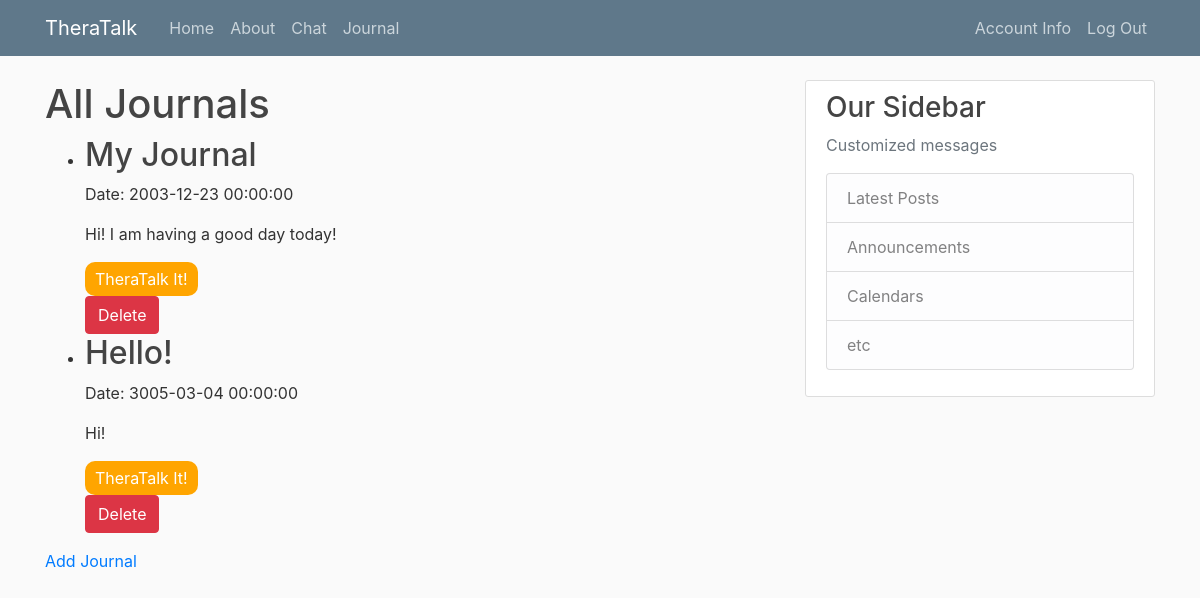
Before: /journal (signed in) with the older database file.
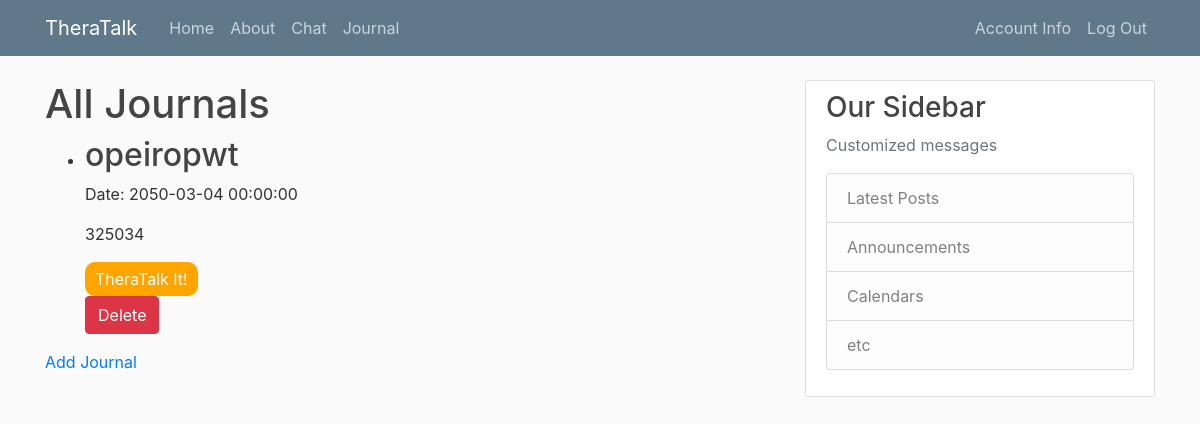
After: the same page with the newer database file.
### flaskShell/models.py (models this page shows, shortened)
class Journal(db.Model):
	id = db.Column(db.Integer, primary_key=True)
	title = db.Column(db.String(100), nullable=False)
	date = db.Column(db.DateTime, nullable=False, default=datetime.utcnow)
	content = db.Column(db.Text, nullable=False)

### flaskShell/routes.py (the view)
@app.route("/journal")
@login_required
def journals():
    journals = Journal.query.all()
    return render_template("journal.html", journals=journals)

### flaskShell/models.py (called while the page is built)
@loginManager.user_loader
def loadUser(user_id):
	return User.query.get(int(user_id))

### flaskShell/templates/journal.html
{% extends "layout.html" %}
{% block content %}
<h1>All Journals</h1>
<ul>
    {% for journal in journals %}
        <li>
            <h2>{{ journal.title }}</h2>
            <p>Date: {{ journal.date.strftime("%Y-%m-%d %H:%M:%S") }}</p>
            <p>{{ journal.content }}</p>
            <a href="/chat" style="display: inline-block; background-color: orange; padding: 5px 10px; border: none; color: white; text-decoration: none; text-align: center; border-radius: 10px; transition: transform 0.2s;"
        onmouseover="this.style.transform='scale(1.1)';"
        onmouseout="this.style.transform='scale(1)';">
    TheraTalk It!
            </a>
            <form method="POST" action="{{ url_for('delete_journal', journal_id=journal.id) }}">
                <button type="submit" class="btn btn-danger">Delete</button>
            </form>
        </li>
    {% endfor %}
</ul>
<a href="/add_journal">Add Journal</a>
{% endblock %}

### flaskShell/templates/layout.html (shortened to what this page needs)
<!DOCTYPE html>
<html>
<head>
    <link rel="stylesheet" href="https://maxcdn.bootstrapcdn.com/bootstrap/4.0.0/css/bootstrap.min.css">
    <link rel="stylesheet" type="text/css" href="{{ url_for('static', filename='main.css') }}">
</head>
<body>
<header class="site-header">
      <nav class="navbar navbar-expand-md navbar-dark bg-steel fixed-top">
        <div class="container">
          <a class="navbar-brand mr-4" href="/">TheraTalk</a>
          <div class="collapse navbar-collapse" id="navbarToggle">
            <div class="navbar-nav mr-auto">
              <a class="nav-item nav-link" href="/">Home</a>
              <a class="nav-item nav-link" href="/about">About</a>
              <a class="nav-item nav-link" href="/chat">Chat</a>
              <a class="nav-item nav-link" href="/journal">Journal</a>
            </div>
            <div class="navbar-nav">
              {% if current_user.is_authenticated %}
                <a class="nav-item nav-link" href="/account">Account Info</a>
                <a class="nav-item nav-link" href="/logout">Log Out</a>
              {% else %}
                <a class="nav-item nav-link" href="/login">Login</a>
                <a class="nav-item nav-link" href="/register">Register</a>
              {% endif %}
            </div>
          </div>
        </div>
      </nav>
    </header>
    <main role="main" class="container">
      <div class="row">
        <div class="col-md-8">
          {% block content %}{% endblock %}
        </div>
        <div class="col-md-4">
          <div class="content-section">
            <h3>Our Sidebar</h3>
            <p class='text-muted'>Customized messages
              <ul class="list-group">
                <li class="list-group-item list-group-item-light">Latest Posts</li>
                <li class="list-group-item list-group-item-light">Announcements</li>
                <li class="list-group-item list-group-item-light">Calendars</li>
                <li class="list-group-item list-group-item-light">etc</li>
              </ul>
            </p>
          </div>
        </div>
      </div>
    </main>
</body>
</html>

### flaskShell/static/main.css (style rules this page uses)
body { background: #fafafa; color: #333333; margin-top: 5rem; }
h1, h2, h3, h4, h5, h6 { color: #444444; }
.bg-steel { background-color: #5f788a; }
.site-header .navbar-nav .nav-link { color: #cbd5db; }
.content-section { background: #ffffff; padding: 10px 20px; border: 1px solid #dddddd; border-radius: 3px; margin-bottom: 20px; }

Changed rows visible on the page:
removed Journal: title "My Journal", date "2003-12-23 00:00:00", content "Hi! I am having a good day today!"
removed Journal: title "Hello!", date "3005-03-04 00:00:00", content "Hi!"
added Journal: title "opeiropwt", date "2050-03-04 00:00:00", content "325034"
